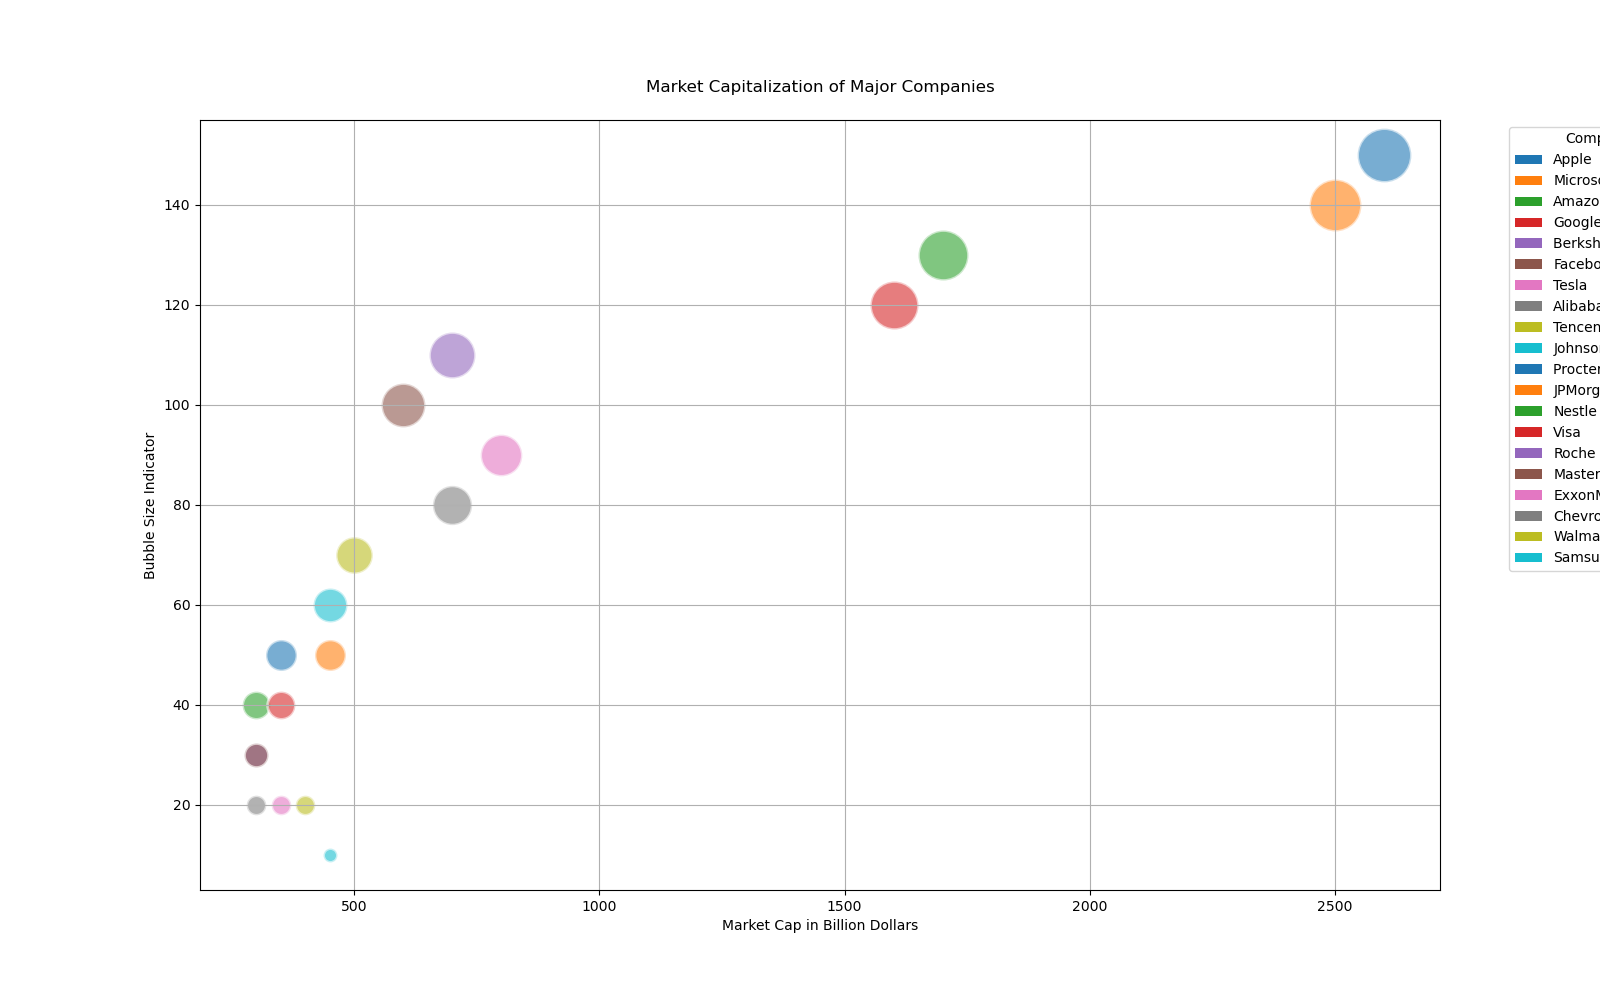

Python code for this plot:

import matplotlib.pyplot as plt

# Define the data
companies = [
    "Apple", "Microsoft", "Amazon", "Google", "Berkshire Hathaway", "Facebook", "Tesla",
    "Alibaba", "Tencent", "Johnson & Johnson", "Procter & Gamble", "JPMorgan Chase", "Nestle", 
    "Visa", "Roche", "Mastercard", "ExxonMobil", "Chevron", "Walmart", "Samsung"
]
market_cap = [2600, 2500, 1700, 1600, 700, 600, 800, 700, 500, 450, 350, 450, 300, 350, 300, 300, 350, 300, 400, 450] # in billion dollars
bubble_size = [150, 140, 130, 120, 110, 100, 90, 80, 70, 60, 50, 50, 40, 40, 30, 30, 20, 20, 20, 10]
colors = [
    "#1f77b4", "#ff7f0e", "#2ca02c", "#d62728", "#9467bd", "#8c564b", "#e377c2", 
    "#7f7f7f", "#bcbd22", "#17becf", "#1f77b4", "#ff7f0e", "#2ca02c", "#d62728", 
    "#9467bd", "#8c564b", "#e377c2", "#7f7f7f", "#bcbd22", "#17becf"
]

# Create the plot
plt.figure(figsize=(16, 10))

for i in range(len(companies)):
    plt.scatter(market_cap[i], bubble_size[i], s=bubble_size[i]*10, c=colors[i], alpha=0.6, edgecolors="w", linewidth=2)

# Customizations
plt.title('Market Capitalization of Major Companies', pad=20)
plt.xlabel('Market Cap in Billion Dollars')
plt.ylabel('Bubble Size Indicator')
plt.grid(True)

# Add a legend for company colors
from matplotlib.patches import Patch
legend_elements = [Patch(facecolor=colors[i], label=companies[i]) for i in range(len(companies))]
plt.legend(handles=legend_elements, title="Companies", bbox_to_anchor=(1.05, 1), loc='upper left')

plt.show()
